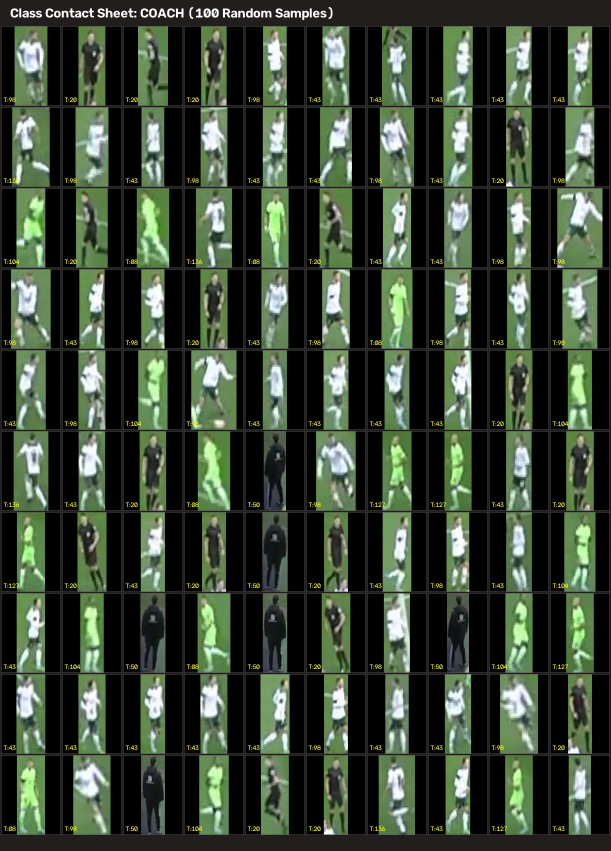
#> input picture COACH_sheet.jpg, 1222 x 1702 px, given in place of match30.mp4, which was not available (shown at 1/2 size)
$ python preprocess.py
#> lines starting #> are read from the running program, lines starting #| are printed output that depends on the picture; pictures that were not available may be replaced by others from this repository, and a replacement may not be noted
import cv2
from PIL import Image, ImageEnhance
import os

os.makedirs("outputs/preprocessed", exist_ok=True)

video = cv2.VideoCapture("D:/stepout/videos/raw/match30.mp4")

ret, frame = video.read()
#> frame is the input picture: shape (1702, 1222, 3); mean B, G, R 52.2, 68.1, 56.6

video.release()

if not ret:
    print("Error reading video")
    exit()

# Convert BGR → RGB
frame = cv2.cvtColor(frame, cv2.COLOR_BGR2RGB)

# Convert to Pillow image
img = Image.fromarray(frame)

# Resize
img = img.resize((1280, 720))
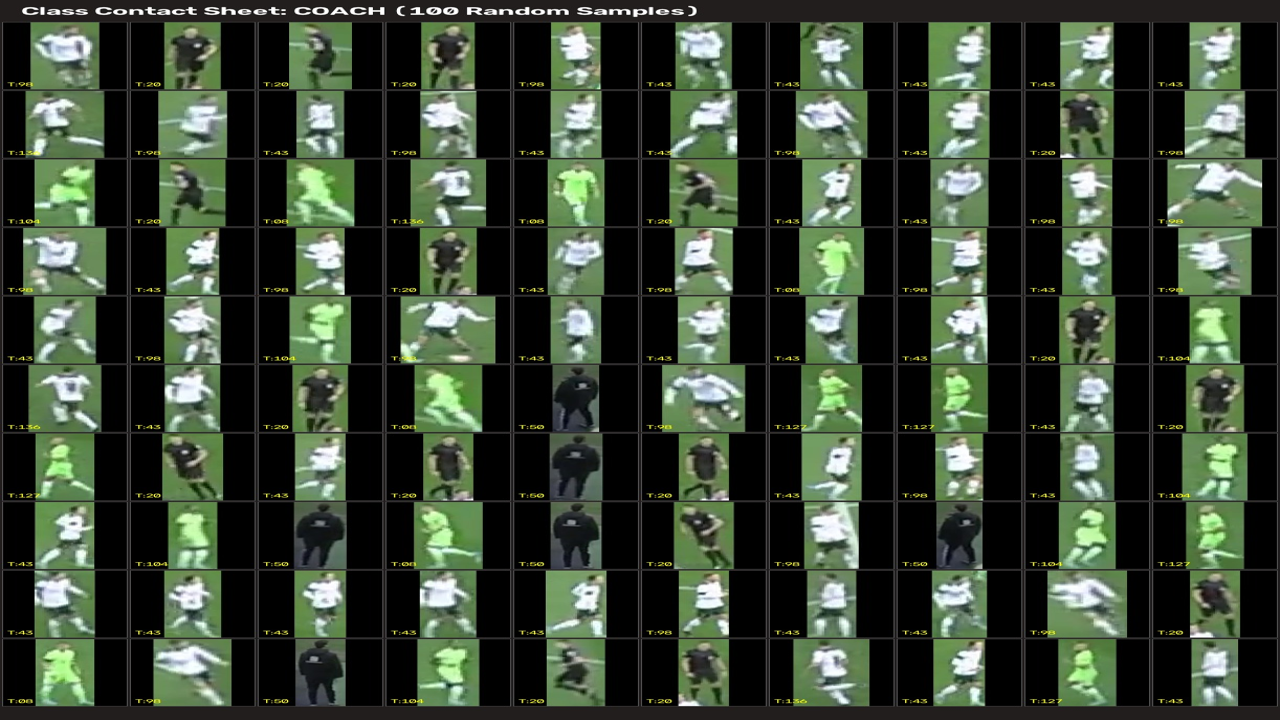
#> img: PIL image 1280x720 RGB; mean R, G, B 56.7, 68.2, 52.3

# Increase contrast
contrast = ImageEnhance.Contrast(img)
img = contrast.enhance(1.2)
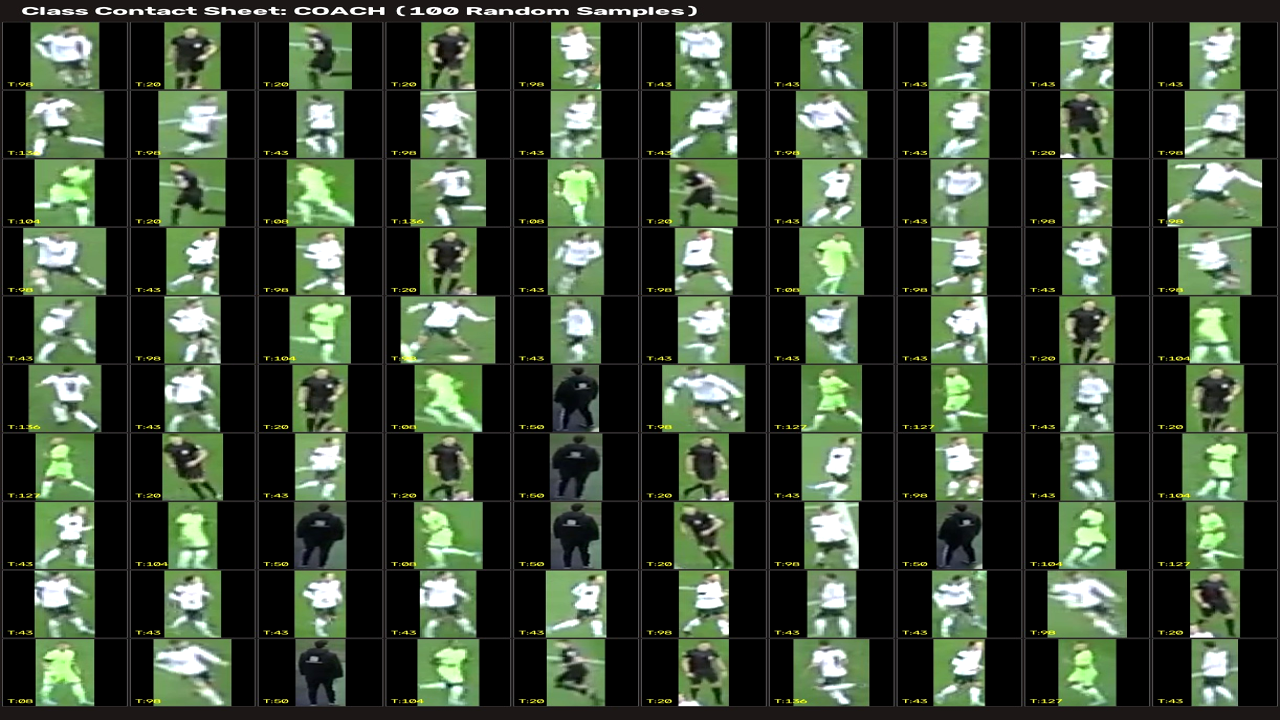
#> img: PIL image 1280x720 RGB; mean R, G, B 60.1, 73.1, 54.4

# Increase sharpness
sharp = ImageEnhance.Sharpness(img)
img = sharp.enhance(2)

# Save
img.save("outputs/preprocessed/frame1.jpg")

print("Preprocessing completed.")

$ run again, on REFEREE_sheet.jpg
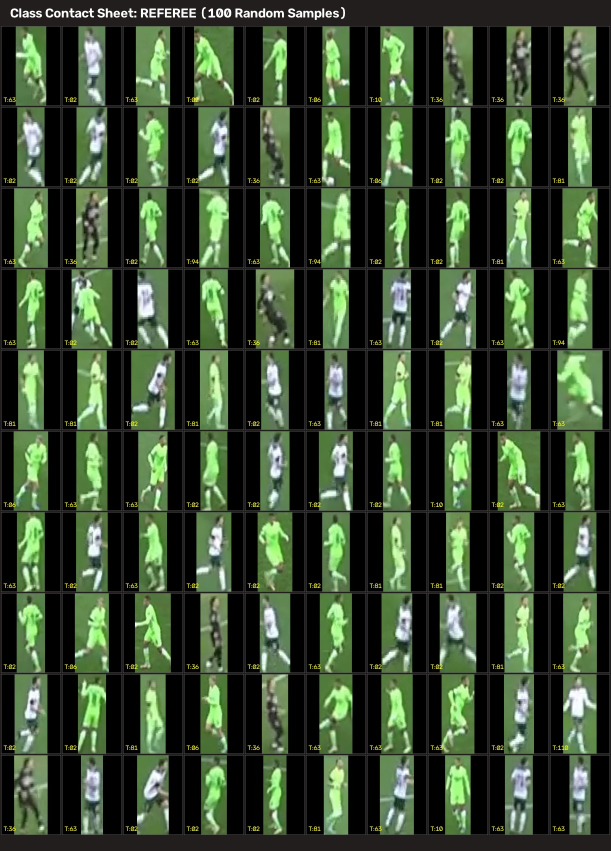
#> input picture REFEREE_sheet.jpg, 1222 x 1702 px, given in place of match30.mp4, which was not available (shown at 1/2 size)
#> frame is the input picture: shape (1702, 1222, 3); mean B, G, R 49.9, 74.2, 57.6
#> `img = img.resize((1280, 720))`:
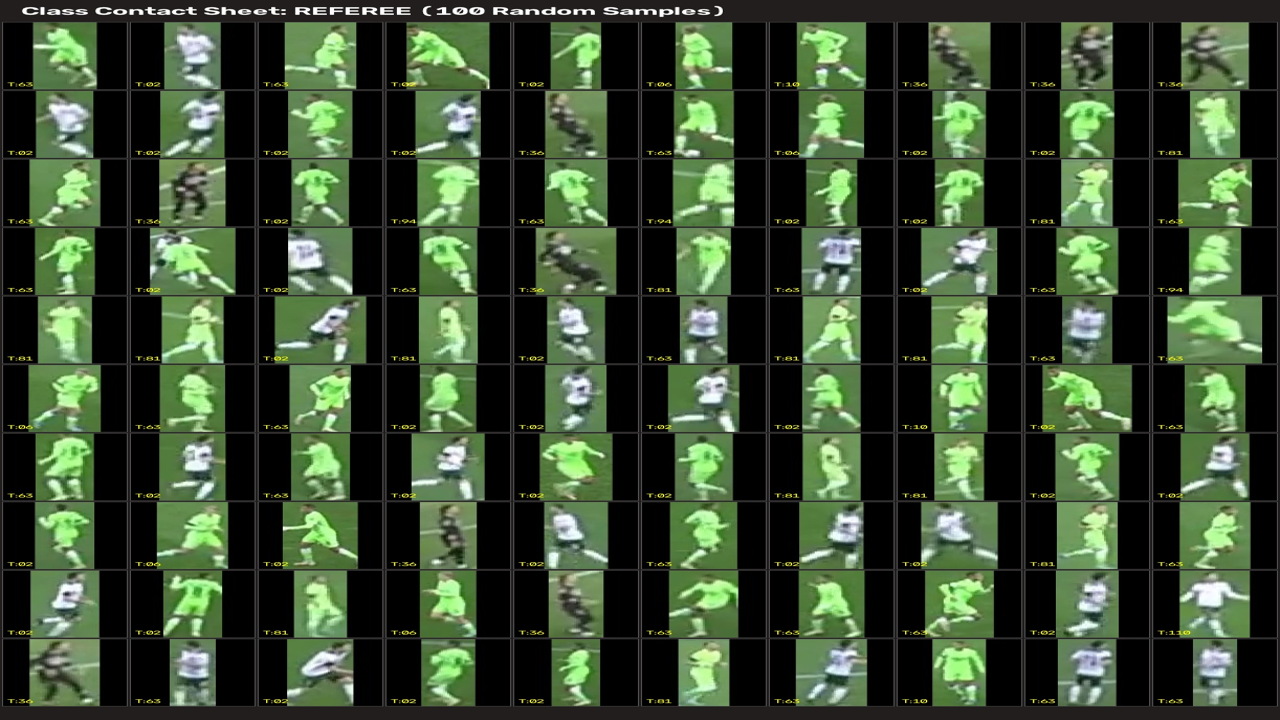
#> img: PIL image 1280x720 RGB; mean R, G, B 57.7, 74.3, 50
#> `img = contrast.enhance(1.2)`:
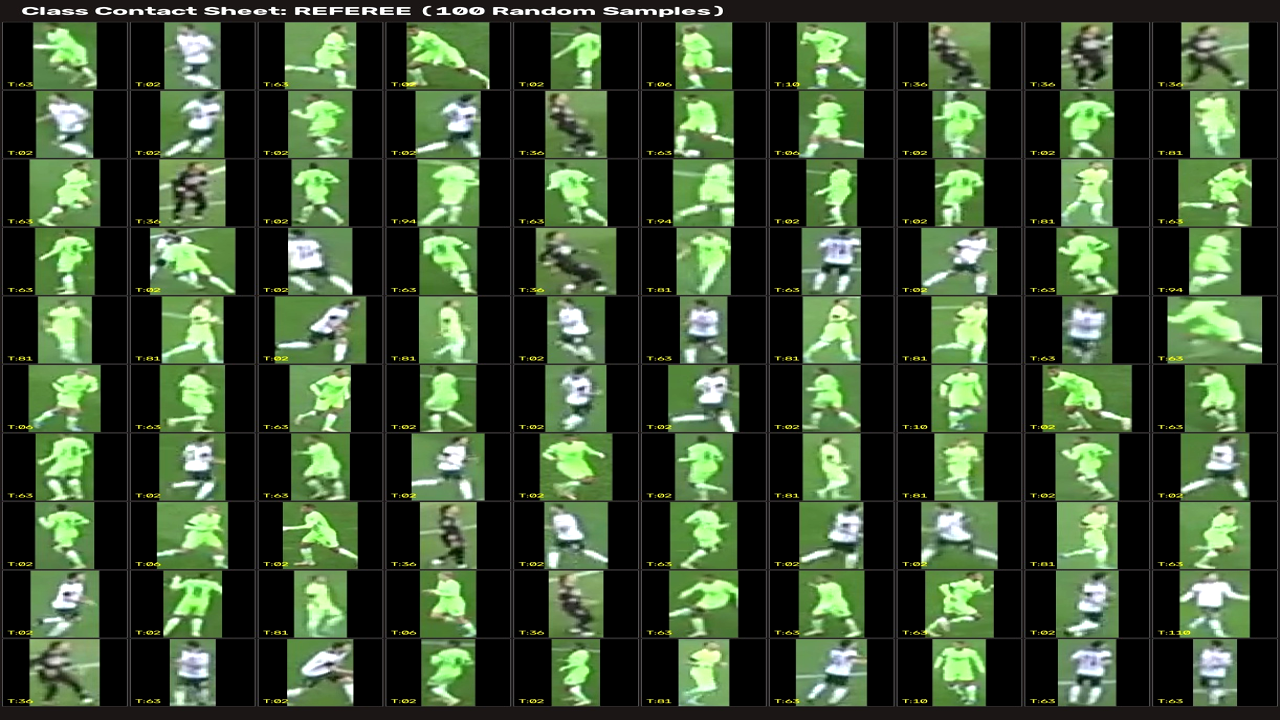
#> img: PIL image 1280x720 RGB; mean R, G, B 60.8, 79.2, 51.5

$ run again, on TEAM_A_sheet.jpg
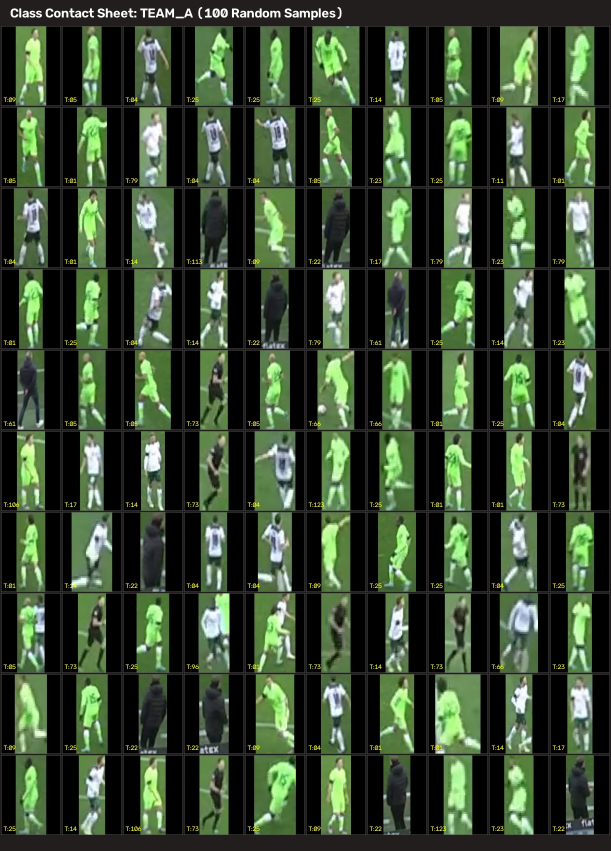
#> input picture TEAM_A_sheet.jpg, 1222 x 1702 px, given in place of match30.mp4, which was not available (shown at 1/2 size)
#> frame is the input picture: shape (1702, 1222, 3); mean B, G, R 48.8, 71.3, 55.7
#> `img = img.resize((1280, 720))`:
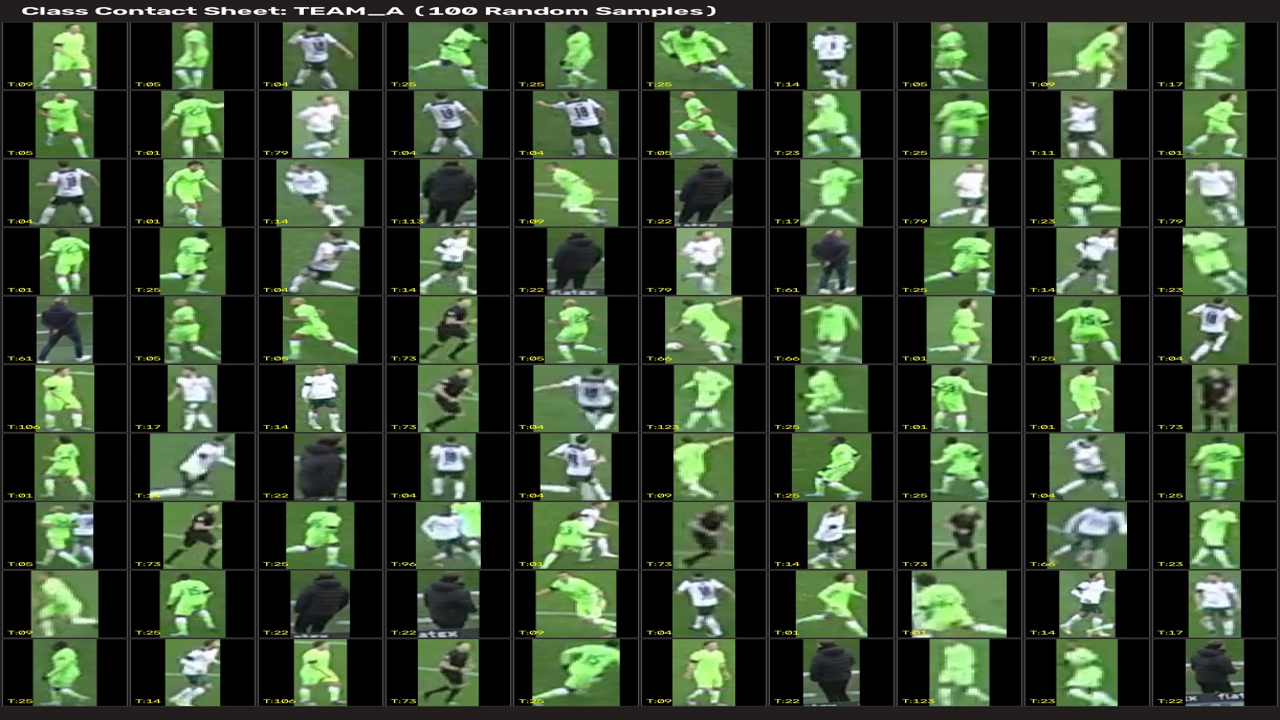
#> img: PIL image 1280x720 RGB; mean R, G, B 55.8, 71.4, 48.9
#> `img = contrast.enhance(1.2)`:
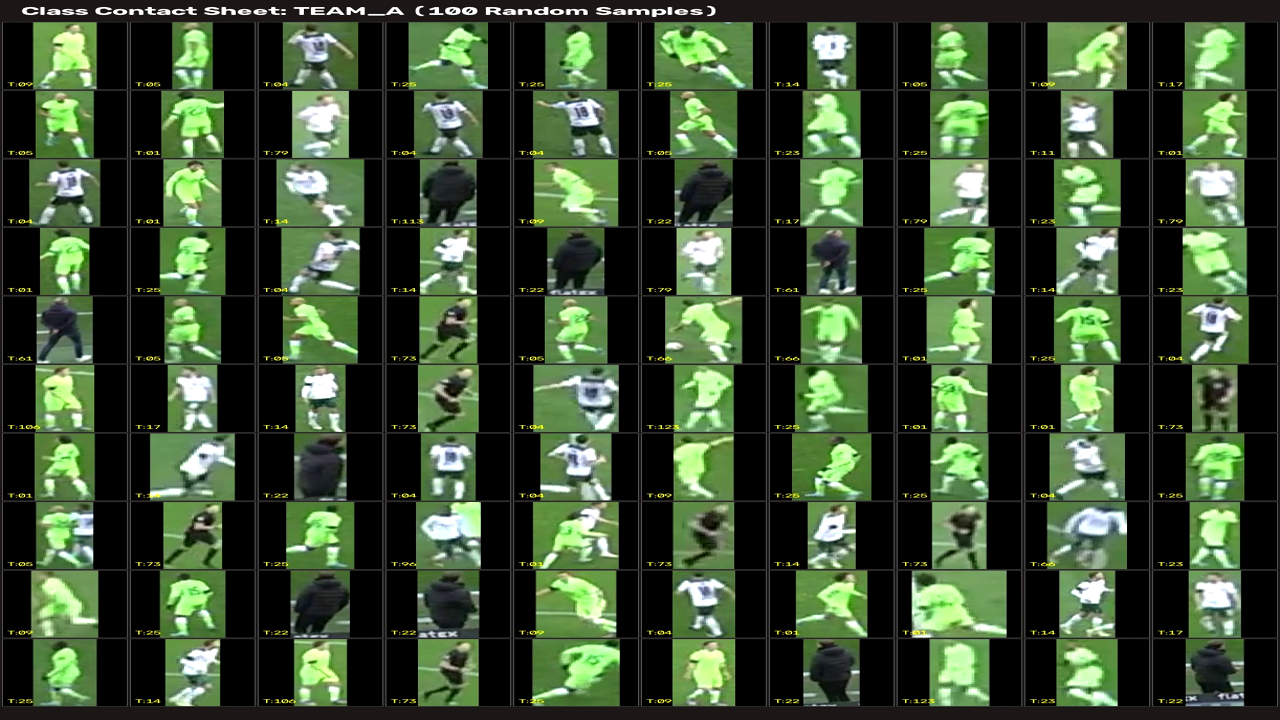
#> img: PIL image 1280x720 RGB; mean R, G, B 58.7, 76.1, 50.3

$ run again, on TEAM_B_sheet.jpg
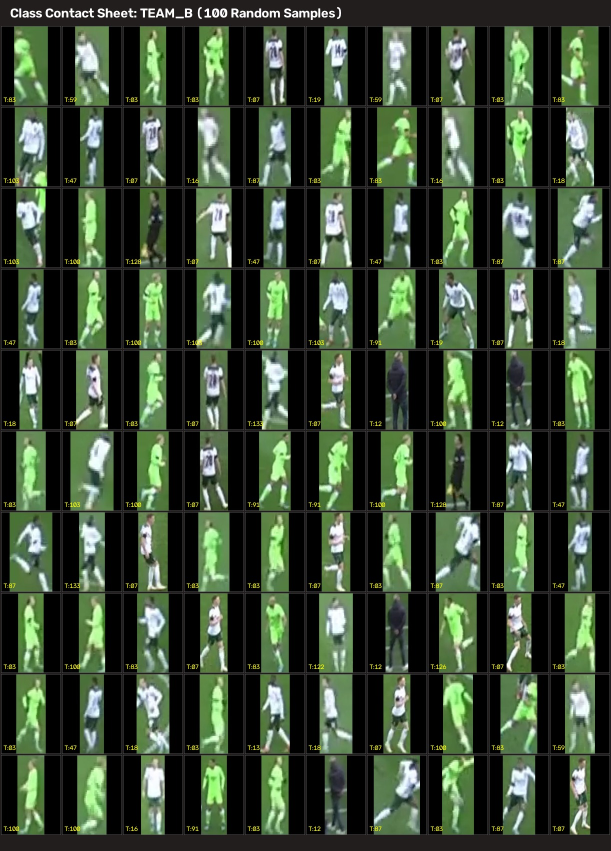
#> input picture TEAM_B_sheet.jpg, 1222 x 1702 px, given in place of match30.mp4, which was not available (shown at 1/2 size)
#> frame is the input picture: shape (1702, 1222, 3); mean B, G, R 52.4, 72.2, 57.6
#> `img = img.resize((1280, 720))`:
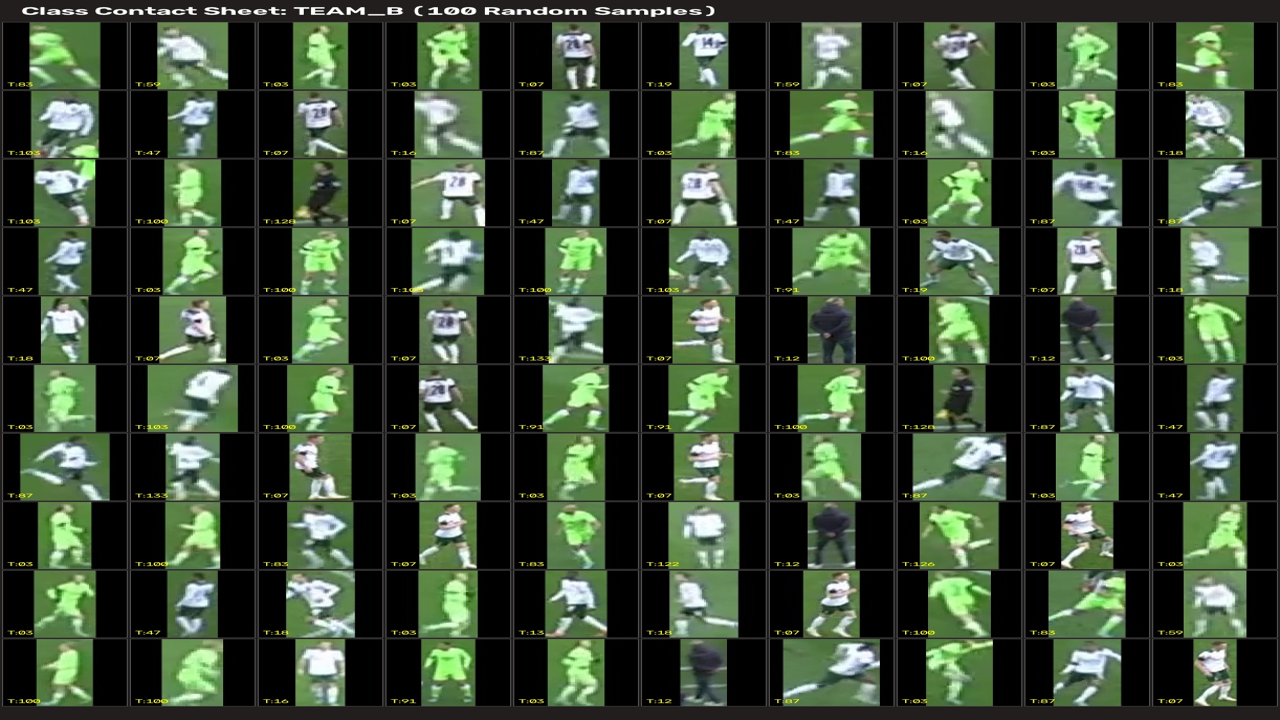
#> img: PIL image 1280x720 RGB; mean R, G, B 57.7, 72.3, 52.5
#> `img = contrast.enhance(1.2)`:
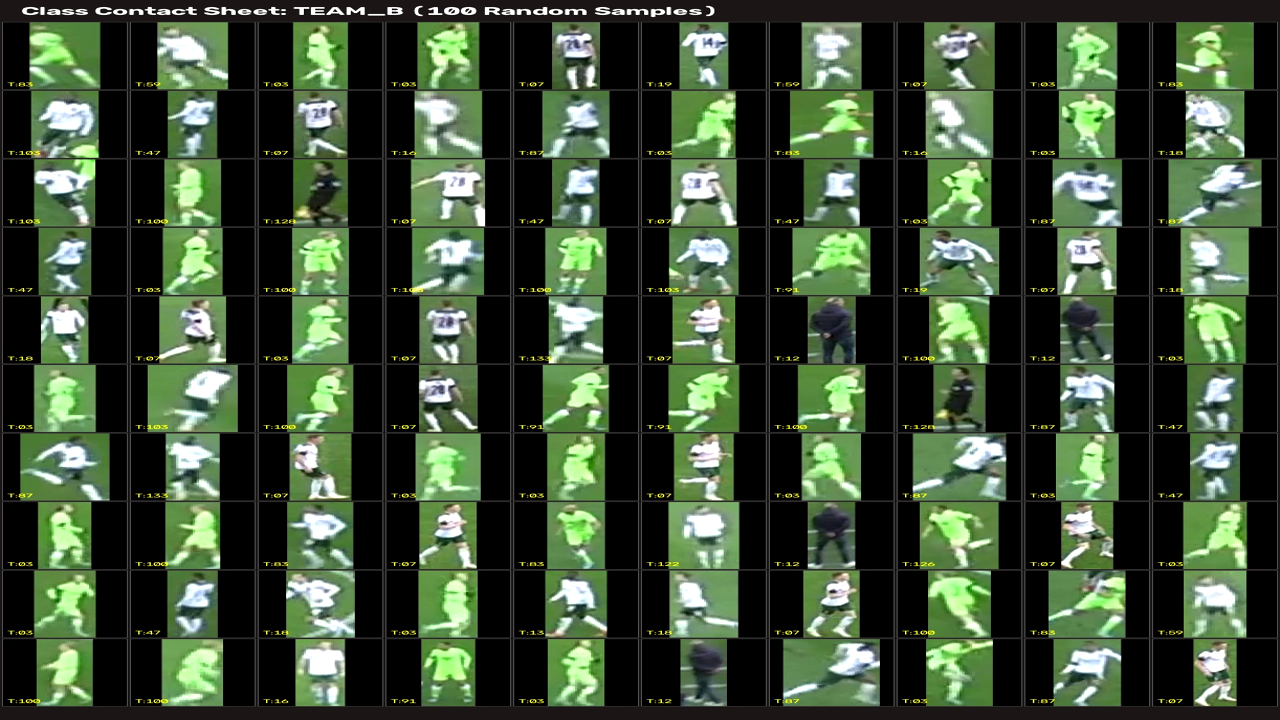
#> img: PIL image 1280x720 RGB; mean R, G, B 60.7, 77.1, 54.2
